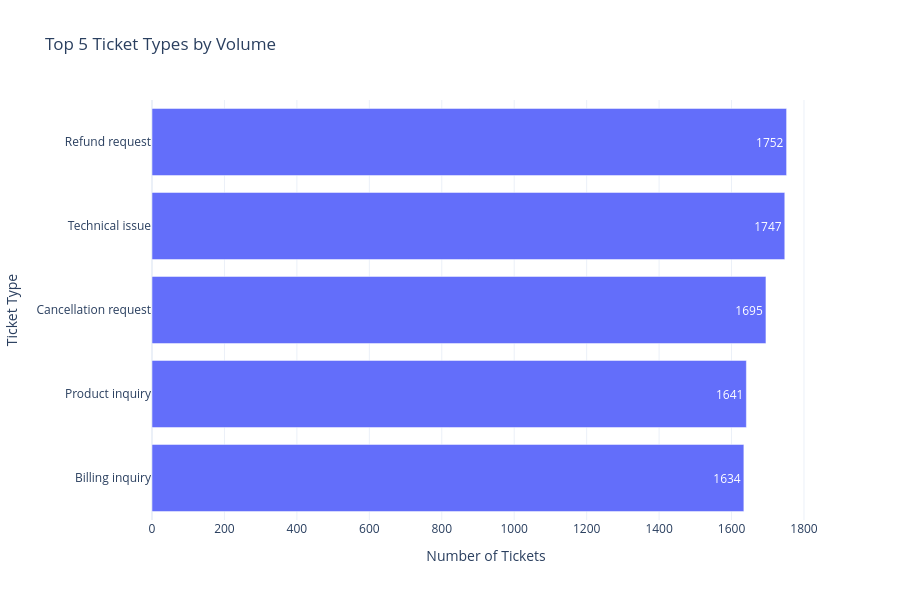

This figure's notebook cell:
### Code cell
# Create Top 5 ticket types safely
top_5_ticket_types = (
    df['Ticket Type']
    .fillna('Unknown')
    .value_counts()
    .head(5)
)

# Convert to DataFrame properly
top_5_df = top_5_ticket_types.reset_index()
top_5_df.columns = ['Ticket Type', 'Number of Tickets']

# Plot horizontal bar chart
import plotly.express as px

fig = px.bar(
    top_5_df,
    x='Number of Tickets',
    y='Ticket Type',
    orientation='h',
    title='Top 5 Ticket Types by Volume',
    text='Number of Tickets',
    height=600
)

fig.update_layout(
    yaxis=dict(autorange='reversed'),
    template='plotly_white'
)

fig.show()

### Figure 1 — Plotly figure (JSON) as saved in the notebook; plotly's stock layout.template omitted (floating-point values rounded to 4 significant figures)
{"data": [{"hovertemplate": "Number of Tickets=%{text}<br>Ticket Type=%{y}<extra></extra>", "legendgroup": "", "marker": {"color": "#636efa", "pattern": {"shape": ""}}, "name": "", "orientation": "h", "showlegend": false, "text": [1752.0, 1747.0, 1695.0, 1641.0, 1634.0], "textposition": "auto", "type": "bar", "x": [1752, 1747, 1695, 1641, 1634], "xaxis": "x", "y": ["Refund request", "Technical issue", "Cancellation request", "Product inquiry", "Billing inquiry"], "yaxis": "y"}], "layout": {"barmode": "relative", "height": 600, "legend": {"tracegroupgap": 0}, "title": {"text": "Top 5 Ticket Types by Volume"}, "xaxis": {"anchor": "y", "domain": [0, 1], "title": {"text": "Number of Tickets"}}, "yaxis": {"anchor": "x", "autorange": "reversed", "domain": [0, 1], "title": {"text": "Ticket Type"}}}}
